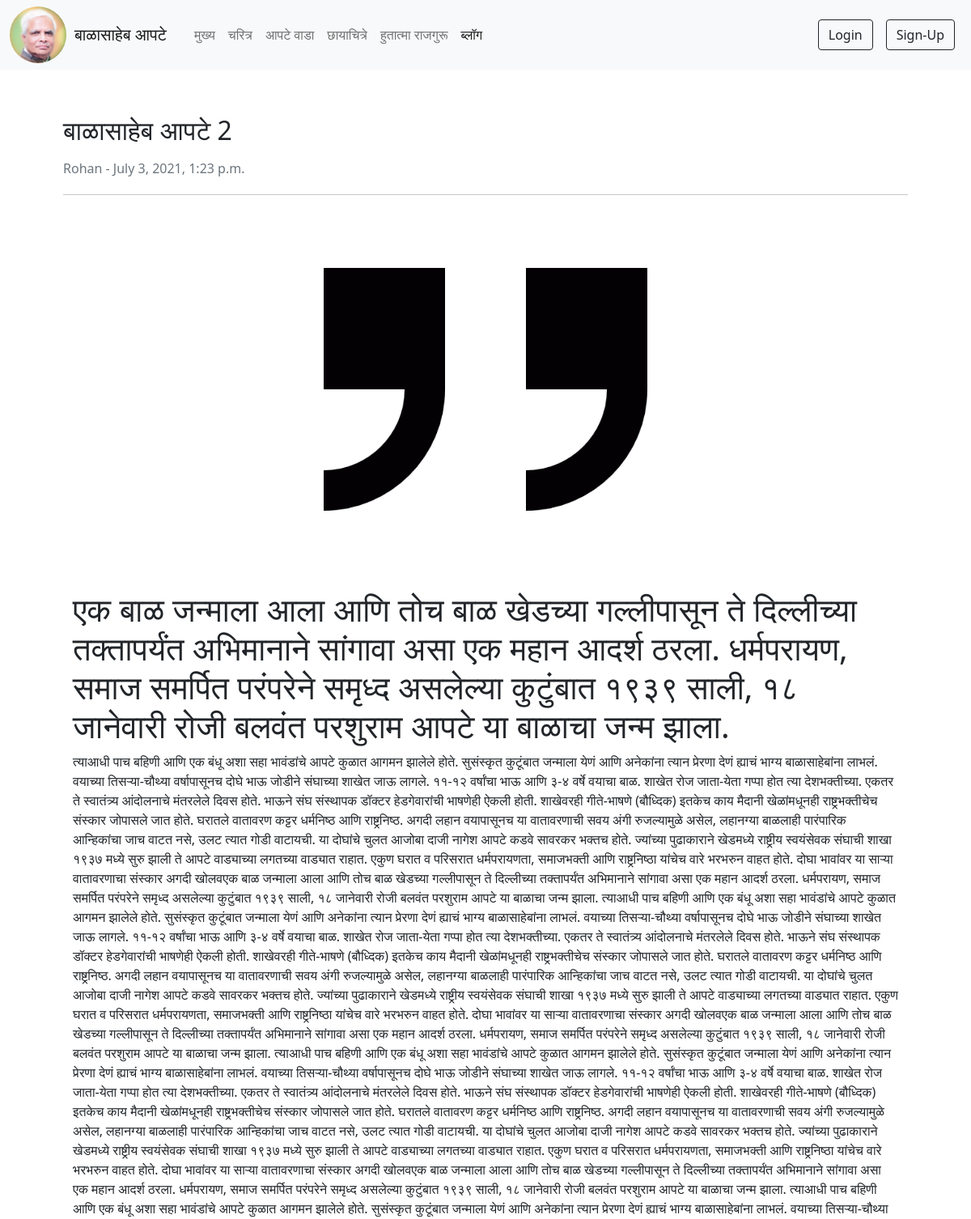
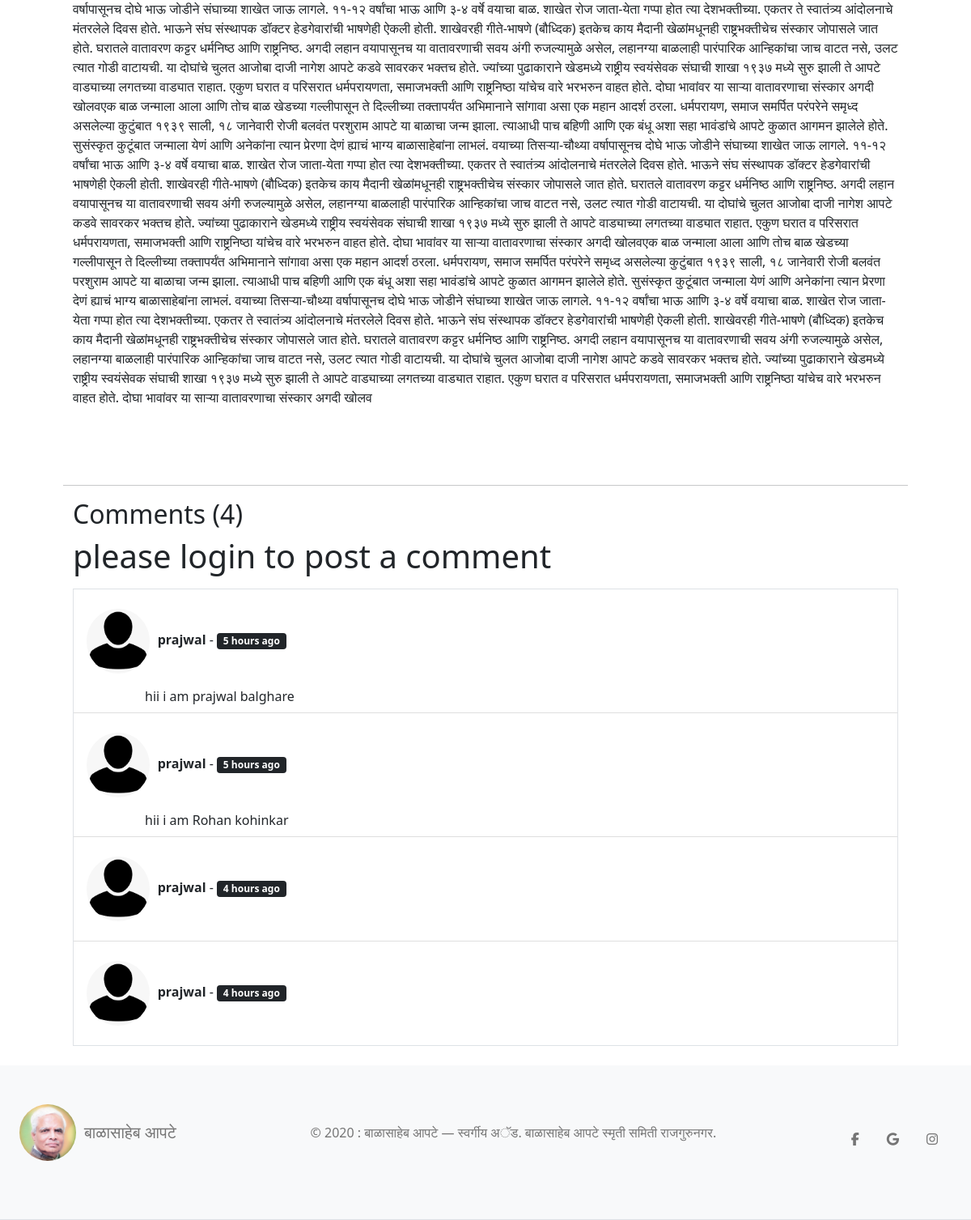
The app's page /blog/bal-apte-2 with its own data (2 pictures, top to bottom).
### blog/models.py (models this page shows, shortened)
class Post(models.Model):
    sno = models.AutoField(primary_key=True)
    title = models.CharField(default="बाळासाहेब आपटे",max_length=1000)
    author = models.CharField(default="",max_length=37)
    slug = models.CharField(default="",max_length=137)
    image = models.ImageField(upload_to="allImages")
    content = models.TextField(default="बाळासाहेब आपटे")
    timeStamp = models.DateTimeField(blank=True)

class BlogComment(models.Model):
    sno = models.AutoField(primary_key=True)
    comment = models.TextField()
    user = models.ForeignKey(User,on_delete=models.CASCADE)
    post = models.ForeignKey(Post,on_delete=models.CASCADE)
    parent = models.ForeignKey('self',on_delete=models.CASCADE,null=True)
    timeStamp = models.DateTimeField(default=now)

### blog/views.py (the view)
# urls.py: path('<str:slug>', views.blogPost, name='blogPost'),
def blogPost(request, slug):
    post = Post.objects.filter(slug=slug).first()
    comments = BlogComment.objects.filter(post=post)
    context = {'post':post, 'comments':comments ,'user':request.user}
    return render(request, 'blog/blogPost.html', context)

### templates/blog/blogPost.html (shortened to what this page needs)
{% extends 'base.html' %}
{% block blogActive %}active{% endblock blogActive %}
{% block body %}
{% load humanize %}
<div class="container mt-5 px-4 px-lg-5 d-flex p-2 flex-column justify-content-start">
  <article style="text-align:start;" class="blog-post d-flex flex-column  justify-content-start">
    <h3 class="mb-0">
      <h2 class="blog-post-title text-dark text-decoration-none">{{post.title}}</h2>
    </h3>
    <div class="mb-1 text-muted my-2">{{post.author}} - {{post.timeStamp}}</div>
    <hr />
    <section class="text-gray-600 body-font">
      <div
        class="
          container
          display:
          flex;
          flex-direction:
          column;
          flex-wrap:
          nowrap;
          align-content:
          flex-start;
          justify-content:
          flex-start;
          align-items:
          flex-start;
        ">
        <img
          class="my-4 mb-5 d-block"
          alt="hero"
          src="{{post.image.url}}"
          style="max-width:60vw;max-height: 50vh;margin: auto;"
        />
        <div class="d-flex flex-column mb-5">
          <div class="mb-5">
            {{post.content | safe}}
          </div>
        </div>
      </div>
      <hr>
      <div class="container">
        <h2>Comments ({{comments.count}}) </h2>
      {% if user.is_authenticated %}
        <form action="/blog/postcomment" method="POST">
        {% csrf_token %}
          <div class="mb-3">
            <input name="comment" type="text" class="form-control" id="comment">
          </div>
          <div class="mb-3">
            <input name="postSno" type="hidden" class="form-control" id="postSno" value="{{post.sno}}">
          </div>
          <button type="submit" class="btn btn-outline-dark">Comment</button>
        </form>
      {% else %}
        <h1>please login to post a comment</h1>
      {% endif %}
        <ul class="list-group list-group-flush border my-3">
        {% for comment in comments %}
          <li class="list-group-item">
            <div class="img my-3" style="max-height:10vh;border-radius:50%;">
              <img class="userlogoimg" style="border-radius:50%;" src="\media\allImages\user_logo.png" alt="">
              <span class="" style="padding: 6px;"> <strong>{{comment.user.username}}</strong> - <span class="badge bg-dark">{{comment.timeStamp | naturaltime}}</span></span>
            </div>
            <div class="content" style="padding-left: 4.5rem;">
              {{comment.comment}}
            </div>
           </li>
        {% endfor %}
        </ul>
      </div>
    </section>
  </article>
</div>
{% endblock body %}

### templates/base.html (shortened to what this page needs)
<!DOCTYPE html>
<html lang="en">
{% load static %}
<head>
  <link href="https://cdn.jsdelivr.net/npm/bootstrap@5.0.2/dist/css/bootstrap.min.css" rel="stylesheet"
 />
</head>
<body>
  {% load static %}
  <nav class="navbar navbar-expand-lg navbar-light bg-light">
    <div class="container-fluid">
      <div style="
            margin-right: 10px;
            display: flex;
            flex-direction: row;
            flex-wrap: wrap;
            align-content: center;
            justify-content: center;
            align-items: center;
          ">
        <img style="height: auto; width: 70px; margin-right: 10px" class="rounded-circle" src="\static\img\gal1.jpg"
          alt="" />
        <a class="navbar-brand" href="">बाळासाहेब आपटे</a>
      </div>
      <div class="collapse navbar-collapse" id="navbarSupportedContent">
        <ul class="navbar-nav me-auto mb-2 mb-lg-0">
          <li class="nav-item">
            <a class="nav-link {% block mukhyaActive %}{% endblock mukhyaActive %}" aria-current="page" href="/">मुख्य</a>
          </li>
          <li class="nav-item">
            <a class="nav-link {% block charitrActive %}{% endblock charitrActive %}" href="/charitr/">चरित्र</a>
          </li>
          <li class="nav-item">
            <a class="nav-link {% block wadaActive %}{% endblock wadaActive %}" href="/wada/">आपटे वाडा</a>
          </li>
          <li class="nav-item">
            <a class="nav-link {% block galleryActive %}{% endblock galleryActive %}"href="/gallery/">छायाचित्रे</a>
          </li>
          <li class="nav-item">
            <a class="nav-link {% block rajguruActive %}{% endblock rajguruActive %}" href="/rajguru/">हुतात्मा राजगुरू</a>
          </li>
          <li class="nav-item">
            <a class="nav-link {% block blogActive %}{% endblock blogActive %}" href="/blog/">ब्लॉग</a>
          </li>
        </ul>
        <ul class="navbar-nav mb-2 mb-lg-0">
          {% if user.is_authenticated %}
          <form action="/logout/" method="POST">{% csrf_token %}
            <button type="submit" class="btn btn-outline-dark">Logout</button>
          </form>
          {% else %}
          <button type="button" class="btn btn-outline-dark mx-2" data-bs-toggle="modal" data-bs-target="#loginModal">
            Login
          </button>
          <button type="button" class="btn btn-outline-dark mx-2" data-bs-toggle="modal" data-bs-target="#signUpModal">
            Sign-Up
          </button> {% endif %}
        </ul>
      </div>
    </div>
  </nav>
  {% block body %} {% endblock body %}
  <footer class="bg-light mb-0" style="color: #757575 !important">
    <section class="
          d-flex
          flex-wrap
          justify-content-center
          align-items-center
          justify-content-lg-between
          p-4
          border-bottom
        ">
      <div class="
            mt-4
            mb-5
            d-flex
            flex-wrap flex-row
            justify-content-center
            align-items-center align-content-center
          ">
        <img style="height: auto; width: 70px; margin-right: 10px" class="rounded-circle" src="\static\img\gal1.jpg"
          alt="" />
        <a class="navbar-brand" style="color: #757575 !important" href="">बाळासाहेब आपटे</a>
      </div>
      <div class="
            mb-4
            d-flex
            flex-row
            justify-content-center
            align-items-center align-content-center
            d-lg-block
          ">
        <span>© 2020 : बाळासाहेब आपटे —
          <a class="text-decoration-none" style="color: #757575 !important" href="">स्वर्गीय अॅड. बाळासाहेब आपटे स्मृती
            समिती राजगुरुनगर.</a></span>
      </div>
      <div class="mb-2 d-flex flex-wrap">
        <a class="btn btn-floating m-1 text-reset" style="" href="" role=""><i class="fab fa-facebook-f"></i></a>
        <a class="btn btn-floating m-1 text-reset" style="" href="" role=""><i class="fab fa-google"></i></a>
        <a class="btn btn-floating m-1 text-reset" style="" href="" role=""><i class="fab fa-instagram"></i></a>
      </div>
    </section>
  </footer>
</body>
</html>

### templates/blog/blogPost.html (style rules this page uses)
.userlogoimg { max-width: 70%; height: 10vh; }

### records on screen
Post: title "बाळासाहेब आपटे 2", author "Rohan", timeStamp "July 3, 2021, 1:23 p.m.", image (picture), content "एक बाळ जन्माला आला आणि तोच बाळ खेडच्या गल्लीपासून ते दिल्लीच्या तक्तापर्यंत अभिमानाने सांगावा असा एक महान आदर्श ठरला. धर्मपरायण, समाज समर्पित परंपरेने समृध्द असलेल्या कुटुंबात १९३९ साली, १८ जानेवारी रोजी बलवंत परशुराम आपटे या बाळाचा जन्म झाला. त्याआधी पाच बहिणी आणि एक बंधू अशा सहा भावंडांचे आपटे कुळात आगमन झालेले होते. सुसंस्कृत कुटूंबात जन्माला येणं आणि अनेकांना त्यान प्रेरणा देणं ह्याचं भाग्य बाळासाहेबांना लाभलं. वयाच्या तिसर्‍या-चौथ्या वर्षापासूनच दोघे भाऊ जोडीने संघाच्या शाखेत जाऊ लागले. ११-१२ वर्षांचा भाऊ आणि ३-४ वर्षे वयाचा बाळ. शाखेत रोज जाता-येता गप्पा होत त्या देशभक्तीच्या. एकतर ते स्वातंत्र्य आंदोलनाचे मंतरलेले दिवस होते. भाऊने संघ संस्थापक डॉक्टर हेडगेवारांची भाषणेही ऐकली होती.…"
BlogComment: user.username "prajwal", timeStamp "5 hours ago", comment "hii i am prajwal balghare"
BlogComment: user.username "prajwal", timeStamp "5 hours ago", comment "hii i am Rohan kohinkar"
BlogComment: user.username "prajwal", timeStamp "4 hours ago"
BlogComment: user.username "prajwal", timeStamp "4 hours ago"

### other values on screen
{{ comments.count }} "4"
